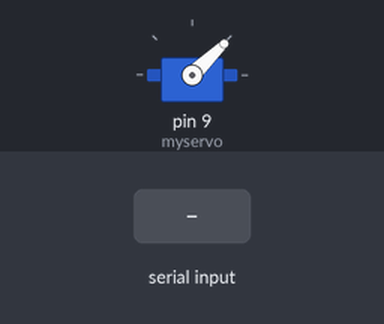
Bench run of a sketch on a simulated Arduino Uno, built with avr-gcc and run on an emulated ATmega328P. Parts: servo. The test bench sets the inputs (shaded band). What the sketch prints to the serial monitor is not drawn.

Above: at 1.2 s.
1.3 s: "B\n" received over Serial
2.8 s: "Q\n" received over Serial
Timing chart, 0 to 5.8 s (numbered marks = the images above; inputs shaded):
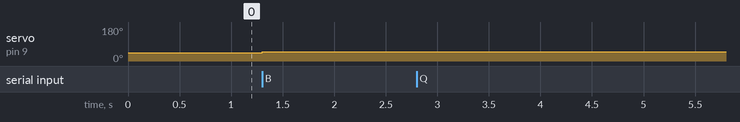

The sketch:

Lab6Task2.ino
```cpp
/**
 *  \author Anurag Kumar
 *  \file Lab6Task2.ino
 *  \brief The code to accomplish task 2 of Lab 6 in EE 3420
 *  	   of summer 2020
 */

#include <Servo.h>

Servo myservo;
char userOpt;
String inputString = "";
int servoPosMicro = 1000;

//quick end the program function
void endProgram() {
  while (1) {};
}

/**
 *  \brief This function acts as a simple state machine
 *         to control the servo motor
 *
 *  \param [in] value the character the user input
 */
void increment(char value) {
  if (value == 'A') {
    if (servoPosMicro > 1000) {
      servoPosMicro -= 50;
      myservo.writeMicroseconds(servoPosMicro);
    }
  }
  else if (value == 'B') {
    if (servoPosMicro < 2000) {
      servoPosMicro += 50;
      myservo.writeMicroseconds(servoPosMicro);
    }
  }
Serial.print("Servo position: ");
Serial.println(servoPosMicro);
}

/**
 *  \brief The setup function
 *
 *  \details This initializes the pins and Serial port
 */
void setup() {
  // put your setup code here, to run once:
  myservo.attach(9);
  Serial.begin(9600);
  Serial.println("Lab 6 Task 2");
  myservo.writeMicroseconds(1000);
}

/**
 *  \brief the main loop of the function
 *
 *  \details This controls getting the user input, and sending it to the correct functions
 */
void loop() {
  // put your main code here, to run repeatedly:
  Serial.println("Please enter the option that you want (enter the character): ");
  Serial.println("A: Move towards 1ms");
  Serial.println("B: Move towards 2ms");
  Serial.println("Q,q,F,f,#: End the program");

  while (!Serial.available()) {}
  if (Serial.available() > 0) {
    inputString = Serial.readStringUntil('\n');
    if (inputString.length() > 1) {
      userOpt = 'G';
    }
    else {
      userOpt = inputString.charAt(0);
    }
  }
  switch (userOpt) {
    case 'A': increment('A'); break;
    case 'B': increment('B'); break;
    case 'Q': Serial.println("The program has ended"); endProgram(); break;
    case 'q': Serial.println("The program has ended"); endProgram(); break;
    case 'F': Serial.println("The program has ended"); endProgram(); break;
    case 'f': Serial.println("The program has ended"); endProgram(); break;
    case '#': Serial.println("The program has ended"); endProgram(); break;
    default: Serial.println("You didn't choose a valid option!");
  }

}
```

Measured:
- after the input at 1.3 s, servo on pin 9 (myservo): 44° → 49° at once
- after the input at 2.8 s, every drawn part: stays the same
